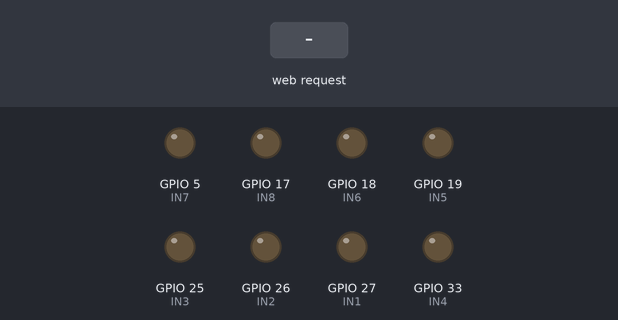
Recording of a program running on a simulated ESP32 board running MicroPython. On the bench: output pins drawn as LEDs (lit = HIGH). Inputs (shaded band) come from the test bench. WiFi joins after 1.5 s; what the program prints to the serial console is not drawn.

Above: at 2.7 s.
2.8 s: HTTP request GET /forward received
At 3.5 s:
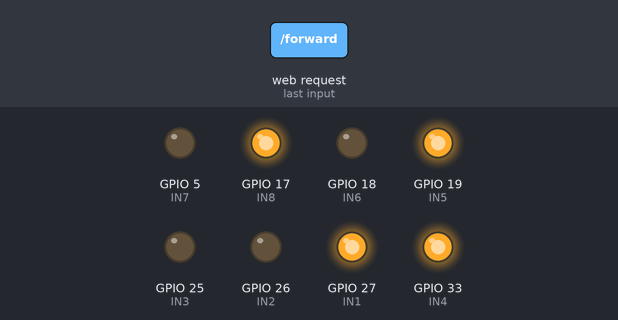
4.3 s: HTTP request GET /backward received
At 4.7 s:
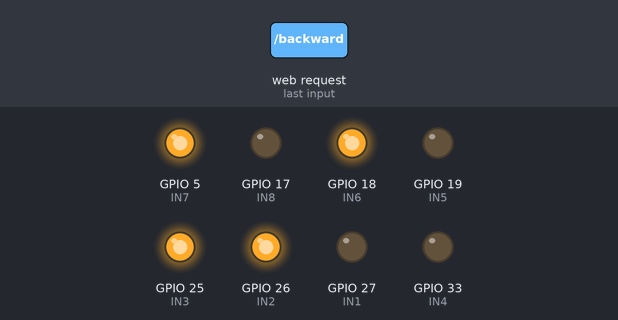
5.8 s: HTTP request GET /left received
At 7.0 s:
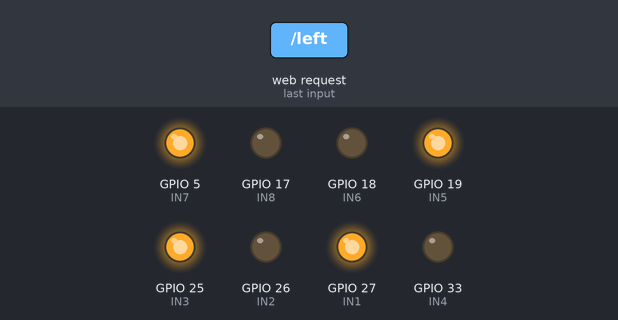
7.3 s: HTTP request GET /right received
At 8.2 s:
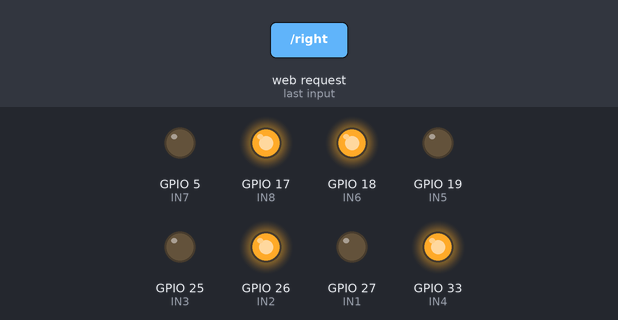
8.8 s: HTTP request GET /stop received
At 9.3 s:
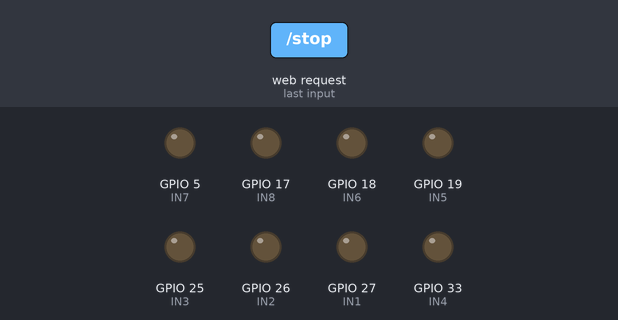
Timing chart, 0 to 11.3 s (numbered marks = the images above; inputs shaded):
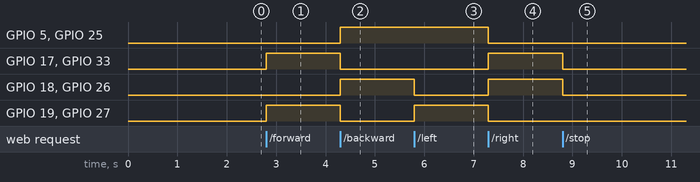

Measured:
- after the input at 2.8 s, GPIO 17 (IN8), GPIO 19 (IN5), GPIO 27 (IN1), GPIO 33 (IN4): LOW → HIGH at once
- after the input at 4.3 s, GPIO 5 (IN7), GPIO 18 (IN6), GPIO 25 (IN3), GPIO 26 (IN2): LOW → HIGH at once; GPIO 17 (IN8), GPIO 19 (IN5), GPIO 27 (IN1), GPIO 33 (IN4): HIGH → LOW at once
- after the input at 5.8 s, GPIO 18 (IN6), GPIO 26 (IN2): HIGH → LOW at once; GPIO 19 (IN5), GPIO 27 (IN1): LOW → HIGH at once
- after the input at 7.3 s, GPIO 5 (IN7), GPIO 19 (IN5), GPIO 25 (IN3), GPIO 27 (IN1): HIGH → LOW at once; GPIO 17 (IN8), GPIO 18 (IN6), GPIO 26 (IN2), GPIO 33 (IN4): LOW → HIGH at once
- after the input at 8.8 s, GPIO 17 (IN8), GPIO 18 (IN6), GPIO 26 (IN2), GPIO 33 (IN4): HIGH → LOW at once

The program:

main.py
```python
import network
import socket
from machine import Pin
import time

# Wi-Fi credentials
SSID = "kritish"
PASSWORD = "pass"
# Driver 1 (Front)
IN1 = Pin(27, Pin.OUT)
IN2 = Pin(26, Pin.OUT)
IN3 = Pin(25, Pin.OUT)
IN4 = Pin(33, Pin.OUT)

# Driver 2 (Rear)
IN5 = Pin(19, Pin.OUT)
IN6 = Pin(18, Pin.OUT)
IN7 = Pin(5, Pin.OUT)
IN8 = Pin(17, Pin.OUT)

def forward():
    IN1.value(1); IN2.value(0)
    IN3.value(0); IN4.value(1)
    IN5.value(1); IN6.value(0)
    IN7.value(0); IN8.value(1)

def backward():
    IN1.value(0); IN2.value(1)
    IN3.value(1); IN4.value(0)
    IN5.value(0); IN6.value(1)
    IN7.value(1); IN8.value(0)

def left():
    IN1.value(1); IN2.value(0)
    IN3.value(1); IN4.value(0)
    IN5.value(1); IN6.value(0)
    IN7.value(1); IN8.value(0)

def right():
    IN1.value(0); IN2.value(1)
    IN3.value(0); IN4.value(1)
    IN5.value(0); IN6.value(1)
    IN7.value(0); IN8.value(1)

def stop():
    IN1.value(0); IN2.value(0)
    IN3.value(0); IN4.value(0)
    IN5.value(0); IN6.value(0)
    IN7.value(0); IN8.value(0)

# Wi-Fi Connect
wifi = network.WLAN(network.STA_IF)
wifi.active(True)
wifi.connect(SSID, PASSWORD)

print("Connecting to Wi-Fi...")
while not wifi.isconnected():
    time.sleep(0.5)
    print(".")

print("Connected! IP:", wifi.ifconfig()[0])

# Web Page
def webpage():
    html = """<!DOCTYPE html>
<html>
<head>
    <title>ESP32 Car</title>
    <meta name="viewport" content="width=device-width, initial-scale=1">
    <style>
        body { text-align: center; font-family: Arial; background: #1a1a2e; color: white; }
        h1 { color: #e94560; }
        .btn {
            display: inline-block;
            padding: 20px 30px;
            margin: 10px;
            font-size: 24px;
            background: #16213e;
            color: white;
            border: 2px solid #e94560;
            border-radius: 10px;
            cursor: pointer;
            text-decoration: none;
        }
        .btn:hover { background: #e94560; }
        .row { margin: 10px; }
    </style>
</head>
<body>
    <h1>ESP32 Car Control</h1>
    <div class="row">
        <a class="btn" href="/forward">Forward</a>
    </div>
    <div class="row">
        <a class="btn" href="/left">Left</a>
        <a class="btn" href="/stop">Stop</a>
        <a class="btn" href="/right">Right</a>
    </div>
    <div class="row">
        <a class="btn" href="/backward">Backward</a>
    </div>
</body>
</html>"""
    return html

# Web Server
server = socket.socket(socket.AF_INET, socket.SOCK_STREAM)
server.bind(('', 80))
server.listen(5)
print("Server started!")

while True:
    conn, addr = server.accept()
    request = conn.recv(1024).decode()

    if '/forward' in request:
        forward()
    elif '/backward' in request:
        backward()
    elif '/left' in request:
        left()
    elif '/right' in request:
        right()
    elif '/stop' in request:
        stop()

    conn.send('HTTP/1.1 200 OK\r\nContent-Type: text/html\r\n\r\n')
    conn.send(webpage())
    conn.close()
```
